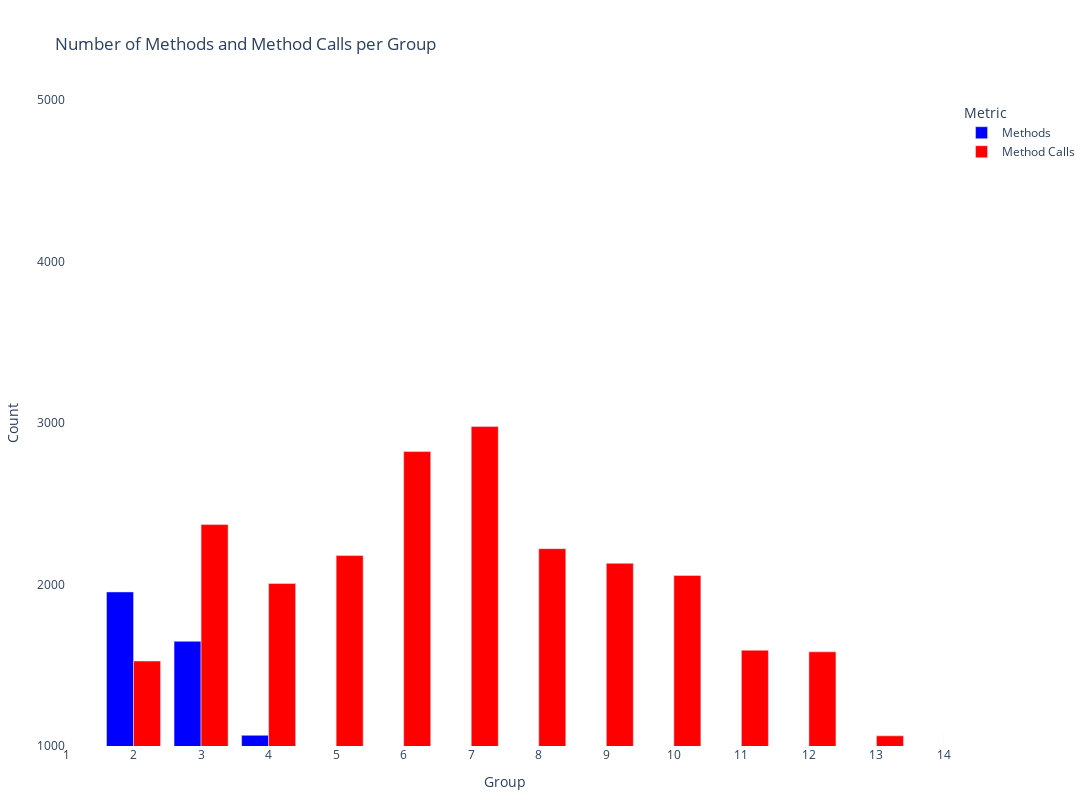

Notebook code cell kept with this figure:
### Code cell
fig = go.Figure()

# Add bars for # Methods and # Method Calls
fig.add_trace(go.Bar(
    x=df['Group'],
    y=df['# Methods'],
    name='Methods',
    marker_color='blue'
))

fig.add_trace(go.Bar(
    x=df['Group'],
    y=df['# Method Calls'],
    name='Method Calls',
    marker_color='red'
))

# Update layout for a cleaner look
fig.update_layout(
    title='Number of Methods and Method Calls per Group',
    xaxis_title='Group',
    yaxis_title='Count',
    barmode='group',
    legend_title='Metric',
    plot_bgcolor='white',
    autosize=False,
    width=2500,  # Adjusted for full visibility of labels
    height=800,
    margin=dict(l=50, r=50, t=100, b=50)
)
fig.update_yaxes(range=[1000, 5000], tickmode='linear', tick0=1000, dtick=1000)

fig.update_xaxes(tickmode='array', tickvals=df['Group'], ticktext=df['Group'],range=[1,14])

scroll_html = """
<div style="overflow-x: auto; -webkit-overflow-scrolling: touch;">
    <div style="width: 2500px;">{}</div>
</div>
"""

fig.show()

### Figure 1 — Plotly figure (JSON) as saved in the notebook; plotly's stock layout.template omitted (floating-point values rounded to 4 significant figures)
{"data": [{"marker": {"color": "blue"}, "name": "Methods", "type": "bar", "x": [1, 2, 3, 4, 5, 6, 7, 8, 9, 10, 11, 12, 13, 14, 15, 16, 17, 18, 19, 20, 21, 22, 23, 24, 25, 26, 27, 28, 29, 30, 31, 32, 33, 34, 35, 36, null], "y": [542, 1954, 1648, 1066, 818, 891, 694, 470, 428, 332, 277, 225, 149, 138, 116, 36, 41, 23, 9, 10, 14, 20, 8, 18, 12, 14, 0, 4, 5, 5, 0, 9, 23, 0, 0, 1, 10000]}, {"marker": {"color": "red"}, "name": "Method Calls", "type": "bar", "x": [1, 2, 3, 4, 5, 6, 7, 8, 9, 10, 11, 12, 13, 14, 15, 16, 17, 18, 19, 20, 21, 22, 23, 24, 25, 26, 27, 28, 29, 30, 31, 32, 33, 34, 35, 36, null], "y": [382, 1526, 2371, 2006, 2179, 2823, 2978, 2222, 2131, 2056, 1593, 1583, 1063, 1090, 806, 400, 446, 325, 92, 110, 183, 199, 180, 142, 115, 176, 0, 0, 55, 0, 0, 756, 46, 0, 0, 0, 30034]}], "layout": {"autosize": false, "barmode": "group", "height": 800, "legend": {"title": {"text": "Metric"}}, "margin": {"b": 50, "l": 50, "r": 50, "t": 100}, "plot_bgcolor": "white", "title": {"text": "Number of Methods and Method Calls per Group"}, "width": 2500, "xaxis": {"range": [1, 14], "tickmode": "array", "ticktext": [1, 2, 3, 4, 5, 6, 7, 8, 9, 10, 11, 12, 13, 14, 15, 16, 17, 18, 19, 20, 21, 22, 23, 24, 25, 26, 27, 28, 29, 30, 31, 32, 33, 34, 35, 36, null], "tickvals": [1, 2, 3, 4, 5, 6, 7, 8, 9, 10, 11, 12, 13, 14, 15, 16, 17, 18, 19, 20, 21, 22, 23, 24, 25, 26, 27, 28, 29, 30, 31, 32, 33, 34, 35, 36, null], "title": {"text": "Group"}}, "yaxis": {"dtick": 1000, "range": [1000, 5000], "tick0": 1000, "tickmode": "linear", "title": {"text": "Count"}}}}
